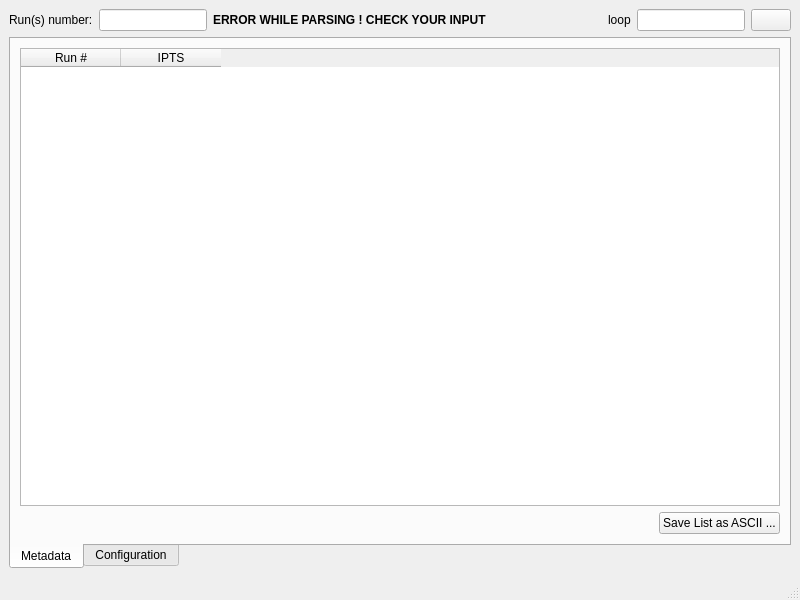
<?xml version="1.0" encoding="UTF-8"?>
<ui version="4.0">
 <class>MainWindow</class>
 <widget class="QMainWindow" name="MainWindow">
  <property name="geometry">
   <rect>
    <x>0</x>
    <y>0</y>
    <width>800</width>
    <height>600</height>
   </rect>
  </property>
  <property name="windowTitle">
   <string>MainWindow</string>
  </property>
  <widget class="QWidget" name="centralwidget">
   <layout class="QVBoxLayout" name="verticalLayout_5">
    <item>
     <layout class="QVBoxLayout" name="verticalLayout_4">
      <item>
       <layout class="QHBoxLayout" name="horizontalLayout">
        <item>
         <widget class="QLabel" name="label">
          <property name="text">
           <string>Run(s) number:</string>
          </property>
         </widget>
        </item>
        <item>
         <widget class="QLineEdit" name="runNumberEdit">
          <property name="toolTip">
           <string>1234 or 1234,1236 or 1234-1238</string>
          </property>
          <property name="text">
           <string/>
          </property>
         </widget>
        </item>
        <item>
         <widget class="QLabel" name="inputErrorLabel">
          <property name="enabled">
           <bool>true</bool>
          </property>
          <property name="font">
           <font>
            <weight>75</weight>
            <bold>true</bold>
           </font>
          </property>
          <property name="text">
           <string>ERROR WHILE PARSING ! CHECK YOUR INPUT  </string>
          </property>
         </widget>
        </item>
        <item>
         <spacer name="horizontalSpacer_3">
          <property name="orientation">
           <enum>Qt::Horizontal</enum>
          </property>
          <property name="sizeType">
           <enum>QSizePolicy::Expanding</enum>
          </property>
          <property name="sizeHint" stdset="0">
           <size>
            <width>40</width>
            <height>20</height>
           </size>
          </property>
         </spacer>
        </item>
        <item>
         <widget class="QLabel" name="searchLabel">
          <property name="text">
           <string>loop</string>
          </property>
         </widget>
        </item>
        <item>
         <widget class="QLineEdit" name="searchLineEdit"/>
        </item>
        <item>
         <widget class="QPushButton" name="clearButton">
          <property name="text">
           <string/>
          </property>
         </widget>
        </item>
       </layout>
      </item>
      <item>
       <widget class="QTabWidget" name="tabWidget">
        <property name="tabPosition">
         <enum>QTabWidget::South</enum>
        </property>
        <property name="currentIndex">
         <number>0</number>
        </property>
        <widget class="QWidget" name="tab">
         <attribute name="title">
          <string>Metadata</string>
         </attribute>
         <layout class="QVBoxLayout" name="verticalLayout_2">
          <item>
           <layout class="QVBoxLayout" name="verticalLayout">
            <item>
             <widget class="QTableWidget" name="metadataTable">
              <column>
               <property name="text">
                <string>Run #</string>
               </property>
              </column>
              <column>
               <property name="text">
                <string>IPTS</string>
               </property>
              </column>
             </widget>
            </item>
            <item>
             <layout class="QHBoxLayout" name="horizontalLayout_3">
              <item>
               <spacer name="horizontalSpacer_2">
                <property name="orientation">
                 <enum>Qt::Horizontal</enum>
                </property>
                <property name="sizeHint" stdset="0">
                 <size>
                  <width>40</width>
                  <height>20</height>
                 </size>
                </property>
               </spacer>
              </item>
              <item>
               <widget class="QPushButton" name="saveAsciiButton">
                <property name="text">
                 <string>Save List as ASCII ...</string>
                </property>
               </widget>
              </item>
             </layout>
            </item>
           </layout>
          </item>
         </layout>
        </widget>
        <widget class="QWidget" name="tab_2">
         <attribute name="title">
          <string>Configuration</string>
         </attribute>
         <layout class="QVBoxLayout" name="verticalLayout_3">
          <item>
           <widget class="QTableWidget" name="configureTable">
            <property name="sortingEnabled">
             <bool>true</bool>
            </property>
            <column>
             <property name="text">
              <string>Display ?</string>
             </property>
            </column>
            <column>
             <property name="text">
              <string>Name</string>
             </property>
            </column>
            <column>
             <property name="text">
              <string>Value</string>
             </property>
            </column>
            <column>
             <property name="text">
              <string>Units</string>
             </property>
            </column>
           </widget>
          </item>
          <item>
           <layout class="QHBoxLayout" name="horizontalLayout_2">
            <item>
             <widget class="QPushButton" name="unselectAll">
              <property name="enabled">
               <bool>false</bool>
              </property>
              <property name="text">
               <string>Unselect All</string>
              </property>
             </widget>
            </item>
            <item>
             <spacer name="horizontalSpacer">
              <property name="orientation">
               <enum>Qt::Horizontal</enum>
              </property>
              <property name="sizeHint" stdset="0">
               <size>
                <width>40</width>
                <height>20</height>
               </size>
              </property>
             </spacer>
            </item>
            <item>
             <widget class="QPushButton" name="exportConfiguration">
              <property name="enabled">
               <bool>false</bool>
              </property>
              <property name="text">
               <string>Export Configuration ...</string>
              </property>
             </widget>
            </item>
            <item>
             <widget class="QPushButton" name="importConfiguration">
              <property name="enabled">
               <bool>false</bool>
              </property>
              <property name="text">
               <string>Import Configuration ...</string>
              </property>
             </widget>
            </item>
           </layout>
          </item>
         </layout>
        </widget>
       </widget>
      </item>
     </layout>
    </item>
   </layout>
  </widget>
  <widget class="QMenuBar" name="menubar">
   <property name="geometry">
    <rect>
     <x>0</x>
     <y>0</y>
     <width>800</width>
     <height>25</height>
    </rect>
   </property>
  </widget>
  <widget class="QStatusBar" name="statusbar"/>
 </widget>
 <resources/>
 <connections>
  <connection>
   <sender>runNumberEdit</sender>
   <signal>returnPressed()</signal>
   <receiver>MainWindow</receiver>
   <slot>runNumberEditEvent()</slot>
   <hints>
    <hint type="sourcelabel">
     <x>169</x>
     <y>49</y>
    </hint>
    <hint type="destinationlabel">
     <x>399</x>
     <y>299</y>
    </hint>
   </hints>
  </connection>
  <connection>
   <sender>unselectAll</sender>
   <signal>clicked()</signal>
   <receiver>MainWindow</receiver>
   <slot>unselectAll()</slot>
   <hints>
    <hint type="sourcelabel">
     <x>69</x>
     <y>513</y>
    </hint>
    <hint type="destinationlabel">
     <x>399</x>
     <y>299</y>
    </hint>
   </hints>
  </connection>
  <connection>
   <sender>exportConfiguration</sender>
   <signal>clicked()</signal>
   <receiver>MainWindow</receiver>
   <slot>exportConfiguration()</slot>
   <hints>
    <hint type="sourcelabel">
     <x>520</x>
     <y>513</y>
    </hint>
    <hint type="destinationlabel">
     <x>399</x>
     <y>299</y>
    </hint>
   </hints>
  </connection>
  <connection>
   <sender>importConfiguration</sender>
   <signal>clicked()</signal>
   <receiver>MainWindow</receiver>
   <slot>importConfiguration()</slot>
   <hints>
    <hint type="sourcelabel">
     <x>693</x>
     <y>513</y>
    </hint>
    <hint type="destinationlabel">
     <x>399</x>
     <y>299</y>
    </hint>
   </hints>
  </connection>
  <connection>
   <sender>tabWidget</sender>
   <signal>currentChanged(int)</signal>
   <receiver>MainWindow</receiver>
   <slot>userChangedTab()</slot>
   <hints>
    <hint type="sourcelabel">
     <x>399</x>
     <y>318</y>
    </hint>
    <hint type="destinationlabel">
     <x>399</x>
     <y>299</y>
    </hint>
   </hints>
  </connection>
  <connection>
   <sender>saveAsciiButton</sender>
   <signal>clicked()</signal>
   <receiver>MainWindow</receiver>
   <slot>saveMetadataListAsAsciiFile()</slot>
   <hints>
    <hint type="sourcelabel">
     <x>701</x>
     <y>512</y>
    </hint>
    <hint type="destinationlabel">
     <x>399</x>
     <y>299</y>
    </hint>
   </hints>
  </connection>
  <connection>
   <sender>searchLineEdit</sender>
   <signal>textEdited(QString)</signal>
   <receiver>MainWindow</receiver>
   <slot>searchLineEditLive()</slot>
   <hints>
    <hint type="sourcelabel">
     <x>675</x>
     <y>49</y>
    </hint>
    <hint type="destinationlabel">
     <x>399</x>
     <y>299</y>
    </hint>
   </hints>
  </connection>
  <connection>
   <sender>clearButton</sender>
   <signal>clicked()</signal>
   <receiver>MainWindow</receiver>
   <slot>searchLineEditClear()</slot>
   <hints>
    <hint type="sourcelabel">
     <x>761</x>
     <y>49</y>
    </hint>
    <hint type="destinationlabel">
     <x>399</x>
     <y>299</y>
    </hint>
   </hints>
  </connection>
 </connections>
 <slots>
  <slot>runNumberEditEvent()</slot>
  <slot>unselectAll()</slot>
  <slot>exportConfiguration()</slot>
  <slot>importConfiguration()</slot>
  <slot>userChangedTab()</slot>
  <slot>saveMetadataListAsAsciiFile()</slot>
  <slot>searchLineEditLive()</slot>
  <slot>searchLineEditClear()</slot>
 </slots>
</ui>
